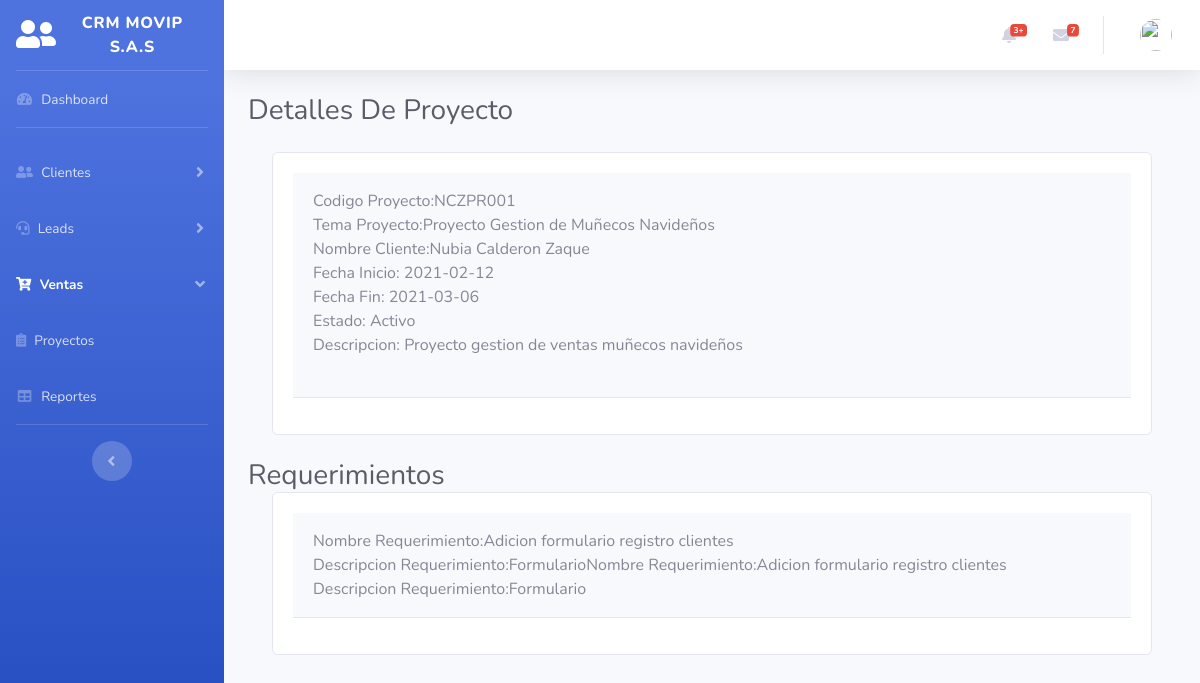
Screenshot of /verproyecto.php?id=14 (signed in) with the database file from the repository.
### tables this page shows
CREATE TABLE `proyectos` (
  `id_proyecto` int(11) NOT NULL,
  `codigo_proyecto` varchar(50) NOT NULL,
  `cliente_proyecto` varchar(50) NOT NULL,
  `fecha_ini_proyecto` date NOT NULL,
  `fecha_fin_proyecto` date DEFAULT NULL,
  `estado_proyecto` int(11) NOT NULL,
  `tema_proyecto` varchar(100) DEFAULT NULL,
  `descripcion_proyecto` text DEFAULT NULL
);

CREATE TABLE `requerimientos_proyectos` (
  `id_requerimiento` int(11) NOT NULL,
  `proyecto_requerimiento` varchar(50) NOT NULL,
  `nombre_requerimiento` varchar(120) DEFAULT NULL,
  `descripcion_requerimiento` text DEFAULT NULL,
  `costo_requerimiento` int(11) NOT NULL,
  `tiempo_requerimiento` int(11) NOT NULL
);

### verproyecto.php (the view, shortened to what this page needs)
<?php
include("conlead.php");
$tipo_usuario = $_SESSION['tipo_usuario'];
$id = $_GET['id'];
?>
<!DOCTYPE html>
<html lang="en">
<head>
  <link href="vendor/fontawesome-free/css/all.min.css" rel="stylesheet" type="text/css">
  <link href="css/sb-admin-2.min.css" rel="stylesheet">
</head>
<body id="page-top">
  <div id="wrapper">
    <ul class="navbar-nav bg-gradient-primary sidebar sidebar-dark accordion" id="accordionSidebar">
      <a class="sidebar-brand d-flex align-items-center justify-content-center" href="principal.php">
        <div class="sidebar-brand-icon">
          <i class="fas fa-user-friends"></i>
        </div>
        <div class="sidebar-brand-text mx-3">CRM Movip S.A.S</div>
      </a>
      <hr class="sidebar-divider my-0">
      <li class="nav-item inactive">
        <a class="nav-link" href="principal.php">
          <i class="fas fa-fw fa-tachometer-alt"></i>
          <span>Dashboard</span></a>
      </li>
      <hr class="sidebar-divider">
      <?php if ($tipo_usuario == 1) { ?>
        <li class="nav-item">
          <a class="nav-link collapsed" href="#" data-toggle="collapse" data-target="#collapseTwo" aria-expanded="true" aria-controls="collapseTwo">
            <i class="fas fa-user-friends"></i>
            <span>Clientes</span>
          </a>
        </li>
        <li class="nav-item inactive">
          <a class="nav-link collapsed" href="#" data-toggle="collapse" data-target="#collapseUtilities" aria-expanded="true" aria-controls="collapseUtilities">
            <i class="fas fa-headset"></i>
            <span>Leads</span>
          </a>
        </li>
        <li class="nav-item active">
          <a class="nav-link" href="#" data-toggle="collapse" data-target="#collapsePages" aria-expanded="true" aria-controls="collapsePages">
            <i class=" fas fa-cart-plus"></i></i>
            <span>Ventas</span>
          </a>
        </li>
        <li class="nav-item">
          <a class="nav-link" href="charts.html">
            <i class="fas fa-clipboard-list "></i>
            <span>Proyectos</span></a>
        </li>
        <li class="nav-item">
          <a class="nav-link" href="reportes.php">
            <i class="fas fa-fw fa-table"></i>
            <span>Reportes</span></a>
        </li>
      <?php } ?>
      <hr class="sidebar-divider d-none d-md-block">
      <div class="text-center d-none d-md-inline">
        <button class="rounded-circle border-0" id="sidebarToggle"></button>
      </div>
    </ul>
    <div id="content-wrapper" class="d-flex flex-column">
      <div id="content">
        <nav class="navbar navbar-expand navbar-light bg-white topbar mb-4 static-top shadow">
          <ul class="navbar-nav ml-auto">
            <li class="nav-item dropdown no-arrow mx-1">
              <a class="nav-link dropdown-toggle" href="#" id="alertsDropdown" role="button" data-toggle="dropdown" aria-haspopup="true" aria-expanded="false">
                <i class="fas fa-bell fa-fw"></i>
                <span class="badge badge-danger badge-counter">3+</span>
              </a>
            </li>
            <li class="nav-item dropdown no-arrow mx-1">
              <a class="nav-link dropdown-toggle" href="#" id="messagesDropdown" role="button" data-toggle="dropdown" aria-haspopup="true" aria-expanded="false">
                <i class="fas fa-envelope fa-fw"></i>
                <span class="badge badge-danger badge-counter">7</span>
              </a>
            </li>
            <li class="nav-item dropdown no-arrow">
              <a class="nav-link dropdown-toggle" href="#" id="userDropdown" role="button" data-toggle="dropdown" aria-haspopup="true" aria-expanded="false">
                <img class="img-profile rounded-circle" src="https://source.unsplash.com/QAB-WJcbgJk/60x60">
              </a>
            </li>
          </ul>
        </nav>
        <div class="container-fluid">
          <div class="d-sm-flex align-items-center justify-content-between mb-4">
            <h1 class="h3 mb-0 text-gray-800">Detalles De Proyecto</h1>
          </div>
          <fieldset>
            <div class="container p-8">
              <div class="group">
                <div class="card card-body">
                  <div class="form-group" id="responsive-form">
                    <fieldset>
                      <div class="card-header py-3">
                        <?php
                        $sql = "SELECT * FROM crmpry.proyectos WHERE id_proyecto=$id ";
                        $result = mysqli_query($conexion2, $sql);
                        while ($mostrar = mysqli_fetch_array($result)) {
                          echo "Codigo Proyecto:";
                          echo $mostrar['codigo_proyecto'];
                          echo '<br>';
                          echo "Tema Proyecto:";
                          echo $mostrar['tema_proyecto'];
                          echo '<br>';
                          echo "Nombre Cliente:";
                          echo $mostrar['cliente_proyecto'];
                          echo '<br>';
                          echo "Fecha Inicio:    ";
                          echo $mostrar['fecha_ini_proyecto'];
                          echo '<br>';
                          echo "Fecha Fin: ";
                          echo $mostrar['fecha_fin_proyecto'];
                          echo '<br>';
                          echo "Estado: ";
                          if ($mostrar['estado_proyecto'] = '2') {
                            echo 'Activo';
                          }
                          echo '<br>';
                          echo "Descripcion: ";
                          echo $mostrar['descripcion_proyecto'];
                        }
                        ?>
                      </div>
                  </div>
                </div>
              </div>
            </div>
            <br>
            <div>
              <h1 class="h3 mb-0 text-gray-800">Requerimientos</h1>
              <div class="container p-8">
                <div class="group">
                  <div class="card card-body">
                    <div class="form-group" id="responsive-form">
                      <fieldset>
                        <div class="card-header py-3">
                          <?php
                          $sql = "SELECT nombre_requerimiento,descripcion_requerimiento FROM requerimientos_proyectos INNER JOIN proyectos ON requerimientos_proyectos.proyecto_requerimiento = proyectos.tema_proyecto  ";
                          $result = mysqli_query($conexion2, $sql);
                          while ($mostrar = mysqli_fetch_array($result)) {
                            echo "Nombre Requerimiento:";
                            echo $mostrar['nombre_requerimiento'];
                            echo '<br>';
                            echo "Descripcion Requerimiento:";
                            echo $mostrar['descripcion_requerimiento'];
                          }
                          ?>
                        </div>
                    </div>
</body>
</html>

### rows the page displays
proyectos: codigo_proyecto "NCZPR001", tema_proyecto "Proyecto Gestion de Muñecos Navideños", cliente_proyecto "Nubia Calderon Zaque", fecha_ini_proyecto "2021-02-12", fecha_fin_proyecto "2021-03-06", descripcion_proyecto "Proyecto gestion de ventas muñecos navideños"
requerimientos_proyectos: nombre_requerimiento "Adicion formulario registro clientes", descripcion_requerimiento "Formulario"
requerimientos_proyectos: nombre_requerimiento "Adicion formulario registro clientes", descripcion_requerimiento "Formulario"
